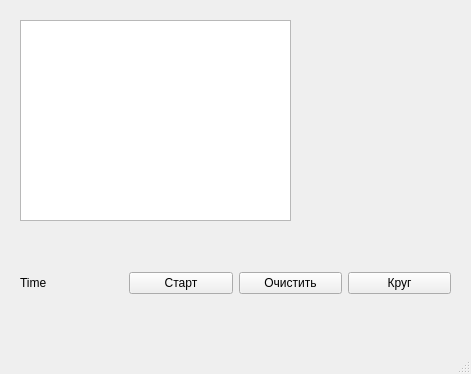
<?xml version="1.0" encoding="UTF-8"?>
<ui version="4.0">
 <class>MainWindow</class>
 <widget class="QMainWindow" name="MainWindow">
  <property name="geometry">
   <rect>
    <x>0</x>
    <y>0</y>
    <width>471</width>
    <height>374</height>
   </rect>
  </property>
  <property name="windowTitle">
   <string>MainWindow</string>
  </property>
  <widget class="QWidget" name="centralwidget">
   <widget class="QWidget" name="gridLayoutWidget">
    <property name="geometry">
     <rect>
      <x>20</x>
      <y>250</y>
      <width>431</width>
      <height>66</height>
     </rect>
    </property>
    <layout class="QGridLayout" name="gridLayout">
     <item row="0" column="1">
      <widget class="QPushButton" name="startStopButton">
       <property name="text">
        <string>Старт</string>
       </property>
      </widget>
     </item>
     <item row="0" column="3">
      <widget class="QPushButton" name="lapButton">
       <property name="text">
        <string>Круг</string>
       </property>
      </widget>
     </item>
     <item row="0" column="2">
      <widget class="QPushButton" name="resetButton">
       <property name="text">
        <string>Очистить</string>
       </property>
      </widget>
     </item>
     <item row="0" column="0">
      <widget class="QLabel" name="timeLabel">
       <property name="text">
        <string>Time</string>
       </property>
      </widget>
     </item>
    </layout>
   </widget>
   <widget class="QWidget" name="gridLayoutWidget_2">
    <property name="geometry">
     <rect>
      <x>20</x>
      <y>20</y>
      <width>271</width>
      <height>201</height>
     </rect>
    </property>
    <layout class="QGridLayout" name="gridLayout_2">
     <item row="0" column="0">
      <widget class="QTextBrowser" name="lapBrowser"/>
     </item>
    </layout>
   </widget>
  </widget>
  <widget class="QMenuBar" name="menubar">
   <property name="geometry">
    <rect>
     <x>0</x>
     <y>0</y>
     <width>471</width>
     <height>24</height>
    </rect>
   </property>
  </widget>
  <widget class="QStatusBar" name="statusbar"/>
 </widget>
 <resources/>
 <connections/>
</ui>
